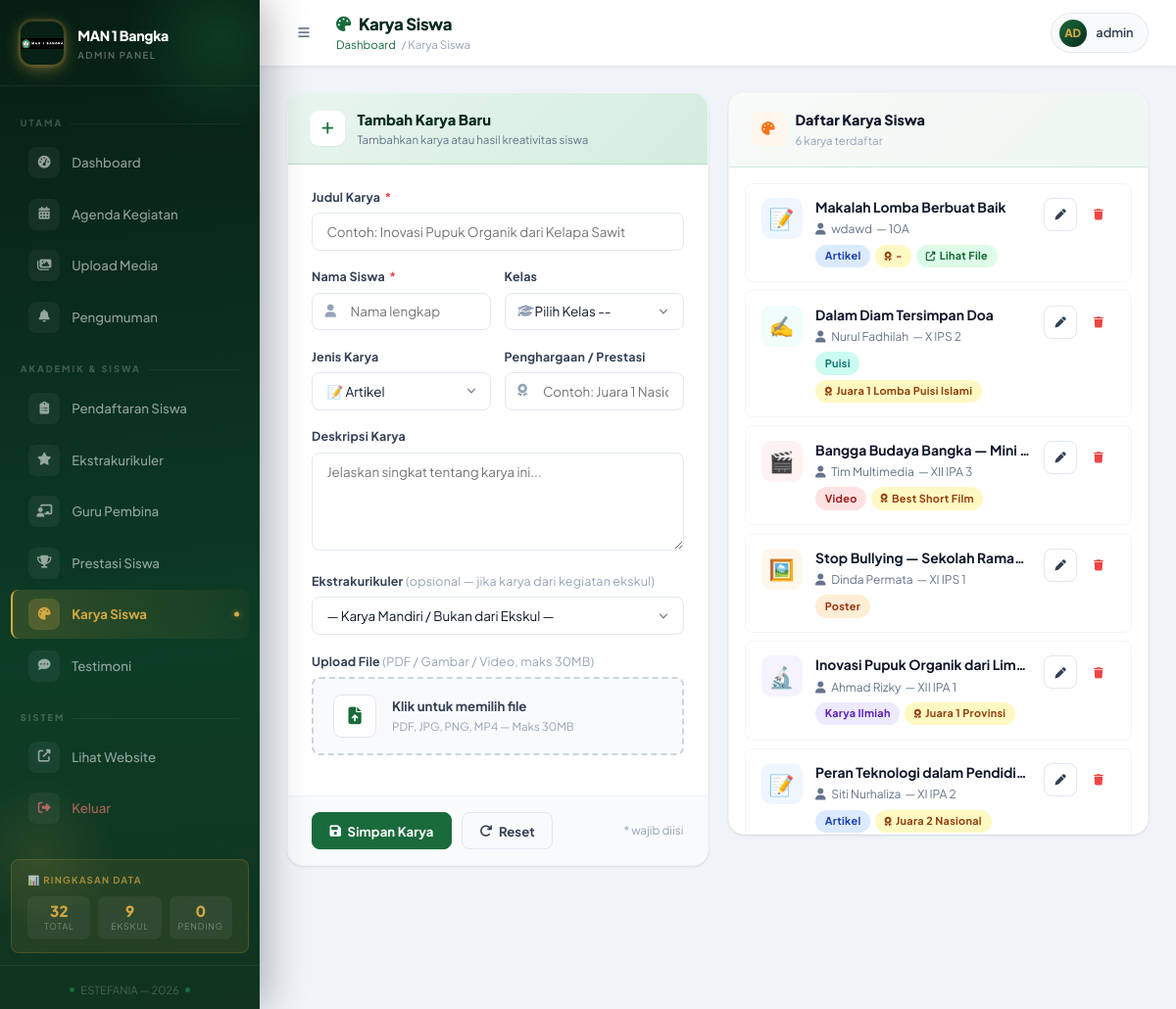
The page /admin/karya.php (signed in) on the database as committed earlier.
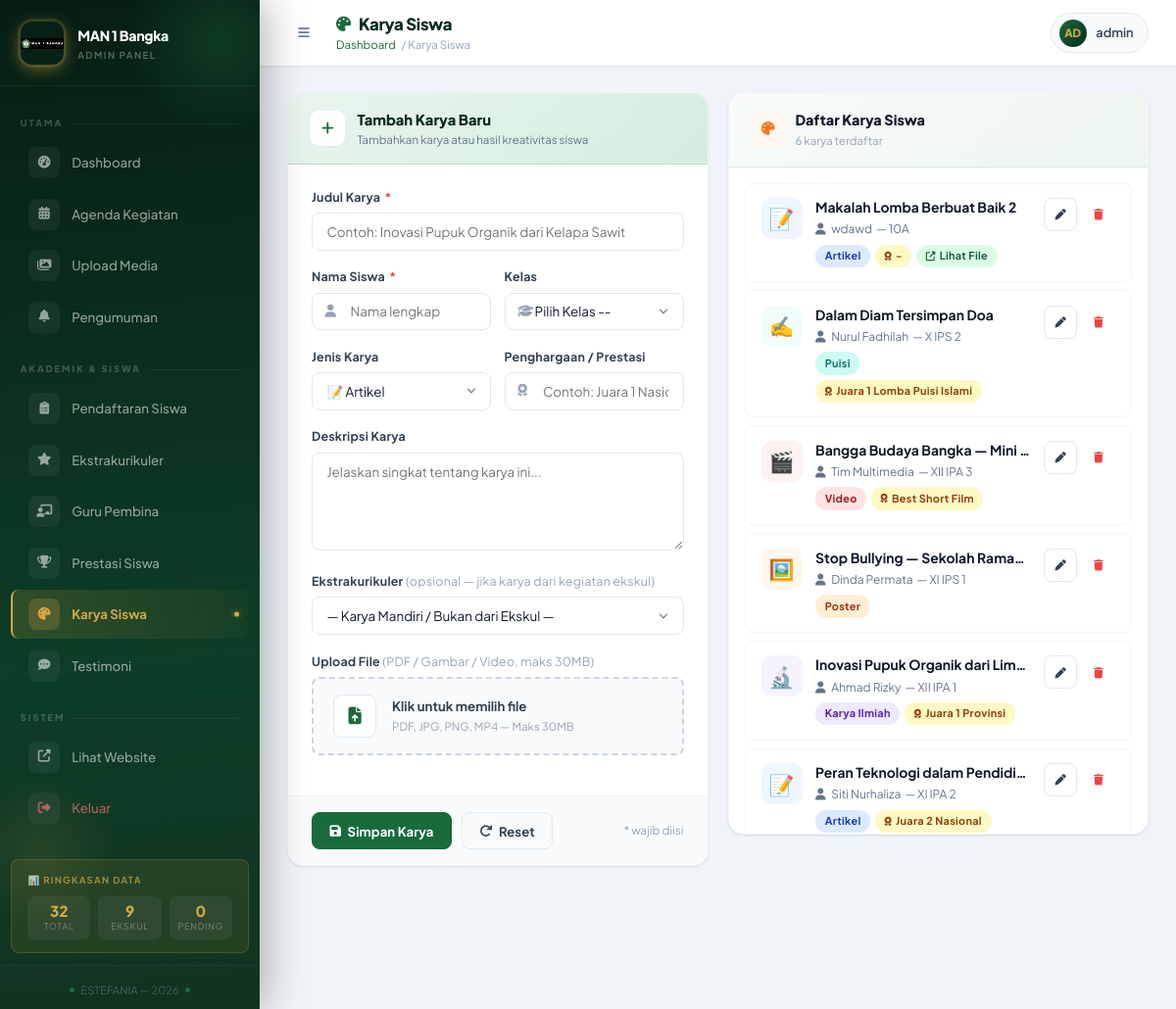
The same page on the database as committed later.
### tables this page shows
CREATE TABLE `karya_siswa` (
  `id` int NOT NULL,
  `judul` varchar(255) NOT NULL,
  `siswa` varchar(255) NOT NULL,
  `penulis` varchar(255) DEFAULT NULL,
  `kelas` varchar(20) DEFAULT NULL,
  `jenis` enum('artikel','karya_ilmiah','poster','video','puisi','lainnya') DEFAULT 'artikel',
  `deskripsi` text,
  `penghargaan` varchar(255) DEFAULT NULL,
  `url_file` varchar(500) DEFAULT NULL,
  `ekskul_id` int DEFAULT NULL,
  `tanggal` datetime DEFAULT CURRENT_TIMESTAMP,
  `created_at` timestamp NULL DEFAULT CURRENT_TIMESTAMP
);

### admin/karya.php (the view, shortened to what the changed rows need)
<?php
require '../php/config.php'; ?>
<?php
$rows = $pdo->query("SELECT * FROM karya_siswa ORDER BY tanggal DESC, id DESC")->fetchAll(PDO::FETCH_ASSOC);
$jenisInfo = [
  'artikel'      => ['icon' => '📝', 'label' => 'Artikel',      'color' => 'blue'],
  'karya_ilmiah' => ['icon' => '🔬', 'label' => 'Karya Ilmiah', 'color' => 'purple'],
  'poster'       => ['icon' => '🖼️', 'label' => 'Poster',       'color' => 'orange'],
  'video'        => ['icon' => '🎬', 'label' => 'Video',         'color' => 'red'],
  'puisi'        => ['icon' => '✍️', 'label' => 'Puisi',         'color' => 'teal'],
  'lainnya'      => ['icon' => '⭐', 'label' => 'Lainnya',       'color' => 'gray'],
];
?>
<!DOCTYPE html>
<html lang="id">
<head>
  <link rel="stylesheet" href="https://cdnjs.cloudflare.com/ajax/libs/font-awesome/6.4.0/css/all.min.css" />
  <link rel="stylesheet" href="assets/admin.css" />
</head>
<body>
  <main class="admin-main">
    <div class="page-content">
      <div class="two-col" style="align-items:start;">
        <div class="admin-card anim-fade-up anim-delay-2">
          <div style="max-height:680px;overflow-y:auto;padding:1rem;">
            <?php if ($rows): ?>
              <?php foreach ($rows as $r): $ji = $jenisInfo[$r['jenis']] ?? $jenisInfo['lainnya']; ?>
                <div class="data-item">
                  <div style="width:42px;height:42px;border-radius:10px;background:var(--<?= $ji['color'] ?>-bg,var(--gray-100));display:flex;align-items:center;justify-content:center;font-size:1.3rem;flex-shrink:0;">
                    <?= $ji['icon'] ?>
                  </div>
                  <div class="data-item-body">
                    <div class="data-item-title"><?= htmlspecialchars($r['judul']) ?></div>
                    <div style="font-size:.75rem;color:var(--gray-500);margin-top:.15rem;">
                      <i class="fas fa-user" style="width:12px;margin-right:2px;"></i>
                      <?= htmlspecialchars($r['siswa'] ?? $r['penulis'] ?? '-') ?>
                      <?php if ($r['kelas']): ?>&nbsp;&mdash;&nbsp;<?= htmlspecialchars($r['kelas']) ?><?php endif; ?>
                    </div>
                    <div style="display:flex;gap:.3rem;margin-top:.4rem;flex-wrap:wrap;align-items:center;">
                      <span class="badge badge-<?= $ji['color'] ?>"><?= $ji['label'] ?></span>
                      <?php if ($r['penghargaan']): ?>
                        <span class="badge badge-gold"><i class="fas fa-award" style="font-size:.6rem;"></i> <?= htmlspecialchars($r['penghargaan']) ?></span>
                      <?php endif; ?>
                      <?php if ($r['url_file'] ?? ''): ?>
                        <a href="../<?= htmlspecialchars($r['url_file']) ?>" target="_blank"
                          class="badge badge-green" style="text-decoration:none;cursor:pointer;">
                          <i class="fas fa-external-link-alt" style="font-size:.6rem;"></i> Lihat File
                        </a>
                      <?php endif; ?>
                    </div>
                  </div>
                  <div class="data-item-actions">
                    <a href="?edit=<?= $r['id'] ?>" class="btn btn-outline btn-icon btn-xs" title="Edit">
                      <i class="fas fa-pen"></i>
                    </a>
                    <form method="POST" style="display:inline;" onsubmit="return confirm('Hapus karya &quot;<?= addslashes(htmlspecialchars($r['judul'])) ?>&quot;?')" autocomplete="off">
                      <button type="submit" class="btn btn-ghost btn-icon btn-xs" style="color:var(--red);" title="Hapus">
                        <i class="fas fa-trash"></i>
                      </button>
                    </form>
                  </div>
                </div>
              <?php endforeach; ?>
            <?php endif; ?>
          </div>
        </div>
      </div>
    </div>
  </main>
</body>
</html>

Rows that differ between the two databases and show on the page:
changed karya_siswa "wdawd": judul "Makalah Lomba Berbuat Baik" → "Makalah Lomba Berbuat Baik 2"
